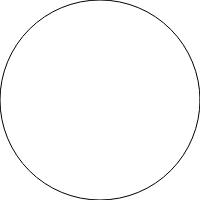
Frame 1 (no input)
Frame 60 (no input): identical to frame 1, image omitted
Frame 120 (the mouse pressed at the canvas centre since frame 60): identical to frame 1, image omitted

The p5.js sketch that drew this single still picture (run headless with seeded random() and noise() and a simulated clock; from frame 60 on, the mouse is pressed at the canvas centre):

// p5.js sketch
// ── sketch.js
function setup() {
  createCanvas(200, 200);
  ellipse(100, 100, 200, 200);
}

function draw() {
  
}
